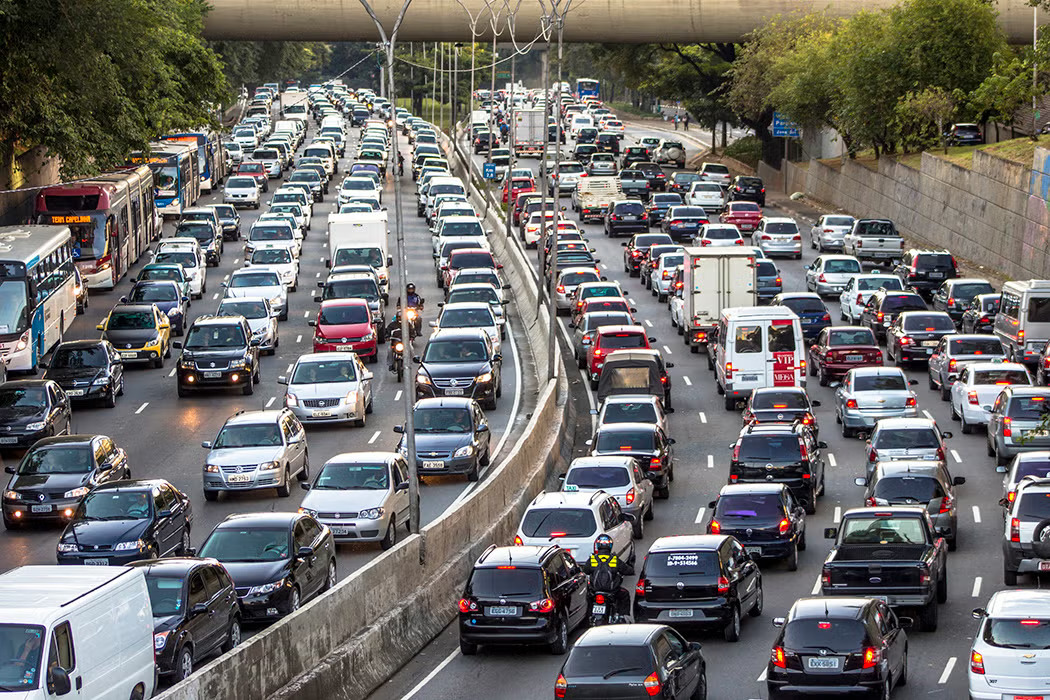
#> input picture images/traffic.jpg, 1050 x 700 px, found by its file name
$ python vehicle_detection.py
#> lines starting #> are read from the running program, lines starting #| are printed output that depends on the picture; after the words box and inside, x2 and y2 are one past the last pixel; in counts of white or black regions, pixels touching at a corner belong together
import cv2

img = cv2.imread("images/traffic.jpg")
#> img is the input picture: shape (700, 1050, 3); mean B, G, R 106.5, 108.3, 110.4
gray = cv2.cvtColor(img, cv2.COLOR_BGR2GRAY)
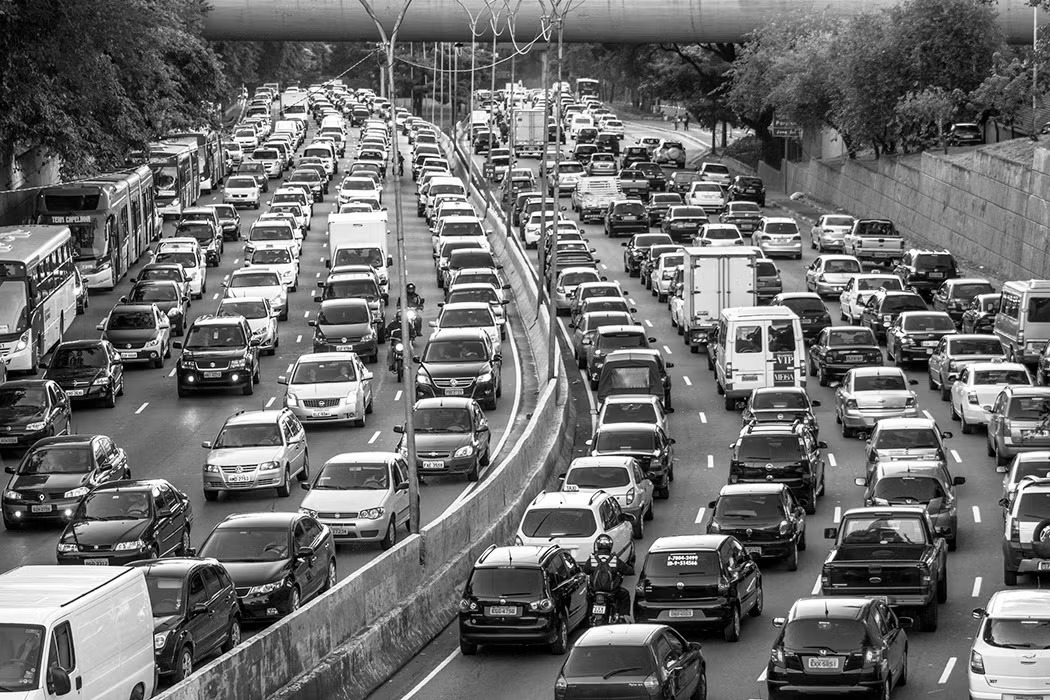
#> gray: shape (700, 1050); min 0, max 255, mean 108.7
blur = cv2.GaussianBlur(gray, (5,5), 1.4)
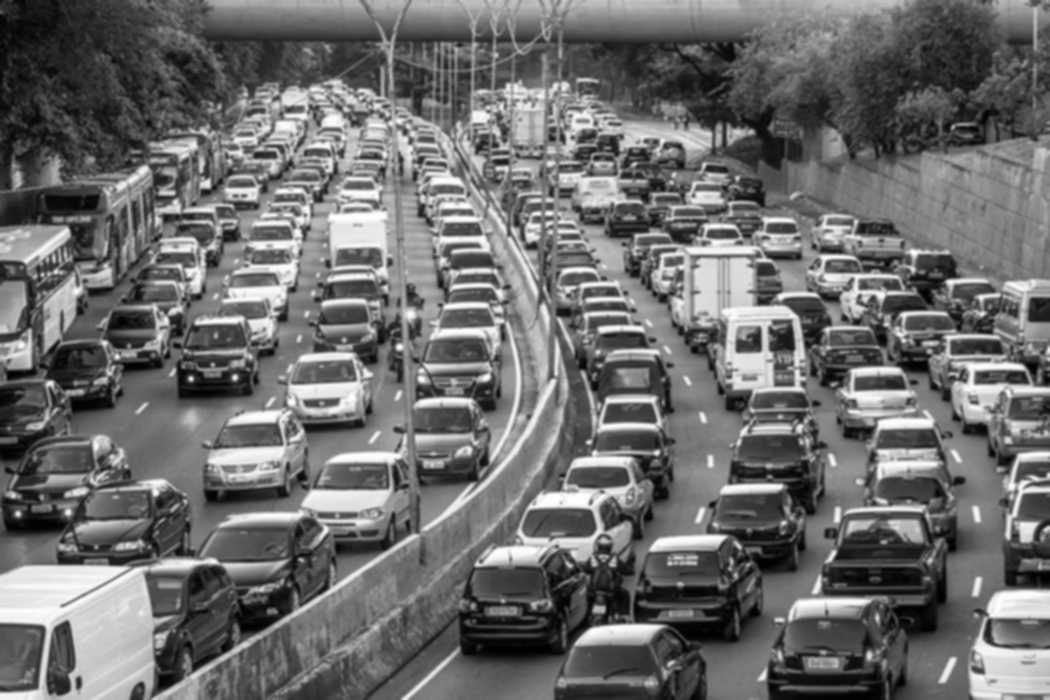
#> blur: shape (700, 1050); min 0, max 254, mean 108.7
edges = cv2.Canny(blur, 50, 150)
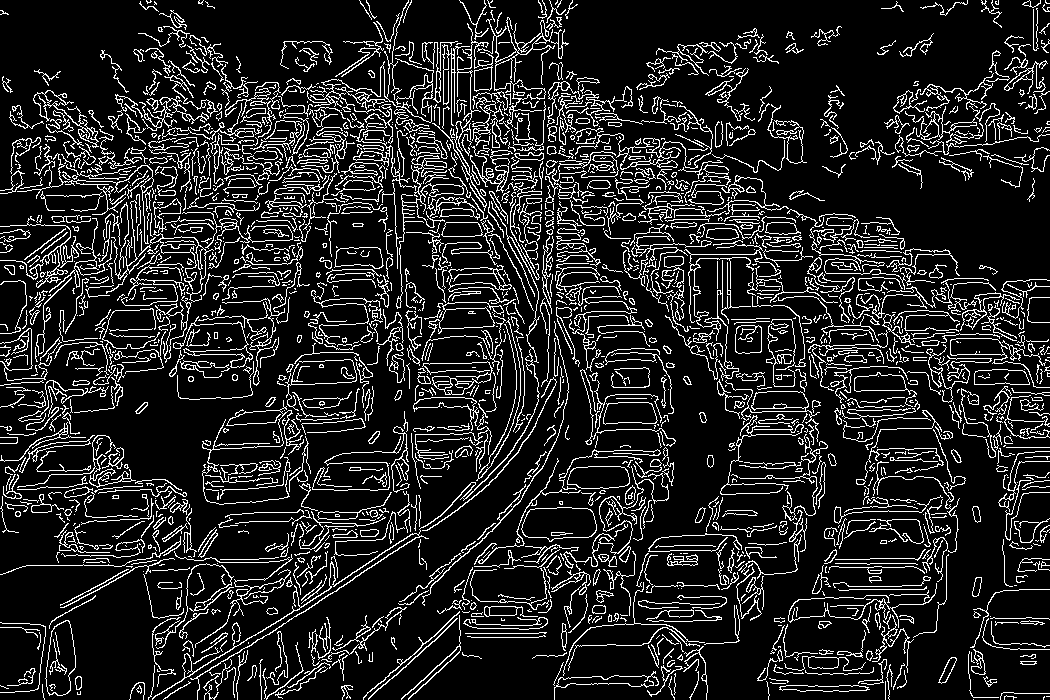
#> edges: shape (700, 1050); 13.9% white in thin lines or dots

contours, _ = cv2.findContours(edges, cv2.RETR_EXTERNAL, cv2.CHAIN_APPROX_SIMPLE)
#> contours = 1858 contours, 1478 with area under 20; largest, box (x1, y1, x2, y2) and area: (521, 507, 597, 542) 2048, (45, 620, 76, 696) 1677, (567, 466, 630, 489) 1194, (428, 302, 504, 338) 1027, (603, 402, 658, 425) 1002

vehicle_count = 0
for cnt in contours:
    x,y,w,h = cv2.boundingRect(cnt)
    if w > 30 and h > 30:
        vehicle_count += 1
        cv2.rectangle(img, (x,y), (x+w,y+h), (0,255,0), 2)
#> this loop made 1858 passes
#> (x, y, w, h) on passes 1, 3, 4, 5, 6, 7, 8, 9, 10, 11, 12, 13: (973, 699, 1, 1), (1043, 696, 2, 4), (1004, 695, 13, 5), (1000, 692, 50, 8), (77, 691, 4, 4), (779, 685, 91, 7), (341, 685, 12, 15), (136, 685, 6, 9), (0, 685, 9, 4), (204, 684, 15, 16), (42, 684, 3, 16), (770, 682, 16, 2)
#> (cnt, x, y, w, h) on passes 2, 15: ([[1046, 696], [1049, 696]], 1046, 696, 4, 1), ([[885, 681], [885, 699]], 885, 681, 1, 19)
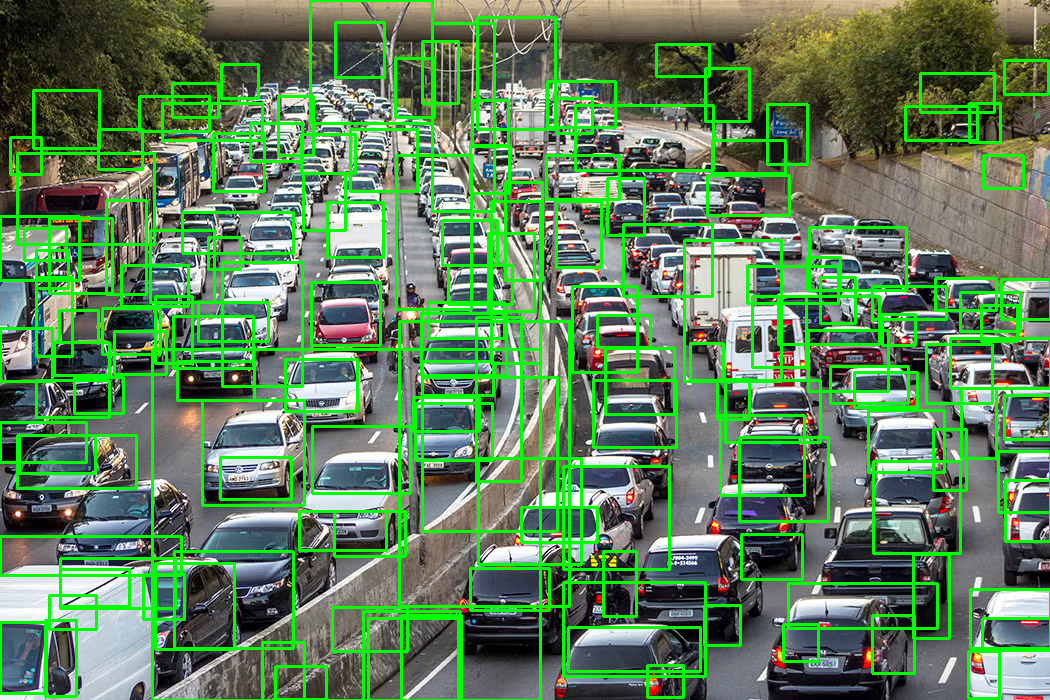
#> img: shape (700, 1050, 3); 14.7% of pixels changed, all inside (x1, y1, x2, y2) = (0, 0, 1050, 700)
#> after the loop, vehicle_count = 153

print("Estimated Vehicles:", vehicle_count)
#| Estimated Vehicles: 153

cv2.imshow("Vehicle Detection", img)
cv2.waitKey(0)
cv2.destroyAllWindows()
import time
start = time.time()

# processing code here

end = time.time()
print("Total Processing Time:", round(end-start,3),"seconds")

$ run again, with images/reference.jpg copied over images/traffic.jpg
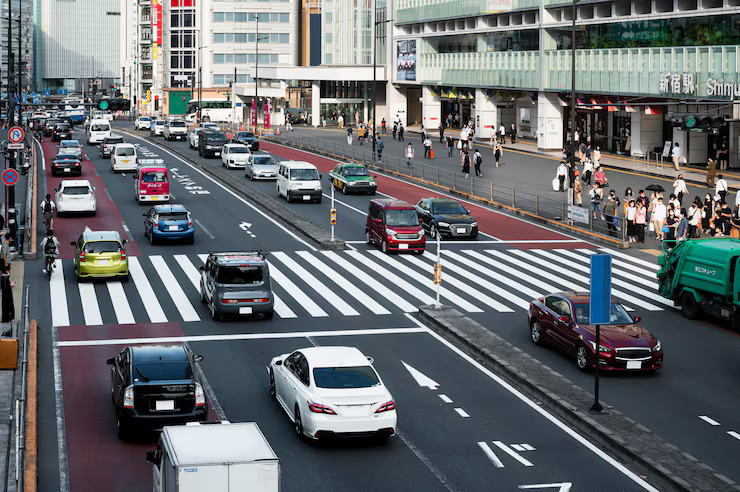
#> input picture images/reference.jpg, 740 x 492 px, found by its file name
#> img is the input picture: shape (492, 740, 3); mean B, G, R 113, 109.6, 105.8
#> `edges = cv2.Canny(blur, 50, 150)`:
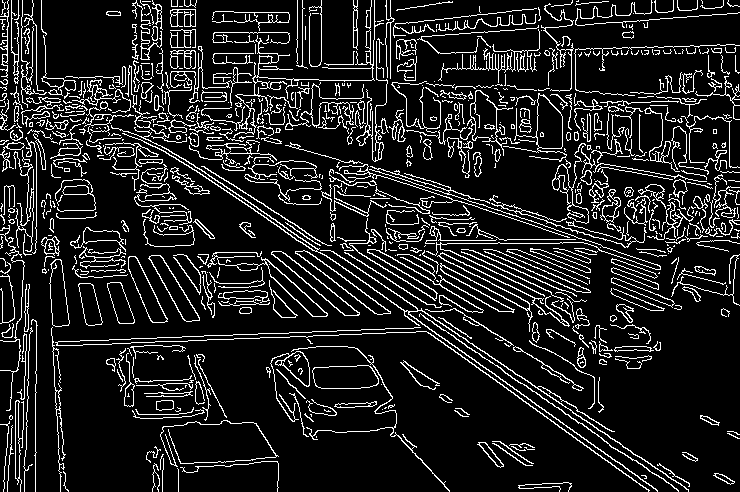
#> edges: shape (492, 740); 12.7% white in thin lines or dots
#> contours = 730 contours, 566 with area under 20; largest, box (x1, y1, x2, y2) and area: (312, 365, 379, 389) 1326, (503, 93, 567, 162) 1155, (148, 255, 200, 322) 1004, (271, 251, 360, 316) 1003, (467, 90, 513, 156) 998
#> the loop `for cnt in contours:` made 730 passes
#> (x, y, w, h) on passes 1, 2, 3, 4, 6, 7, 8, 9: (518, 482, 54, 10), (641, 475, 6, 4), (713, 473, 22, 12), (63, 471, 6, 21), (657, 463, 33, 24), (152, 463, 8, 29), (180, 461, 99, 31), (162, 458, 2, 34)
#> after the loop `for cnt in contours:`:
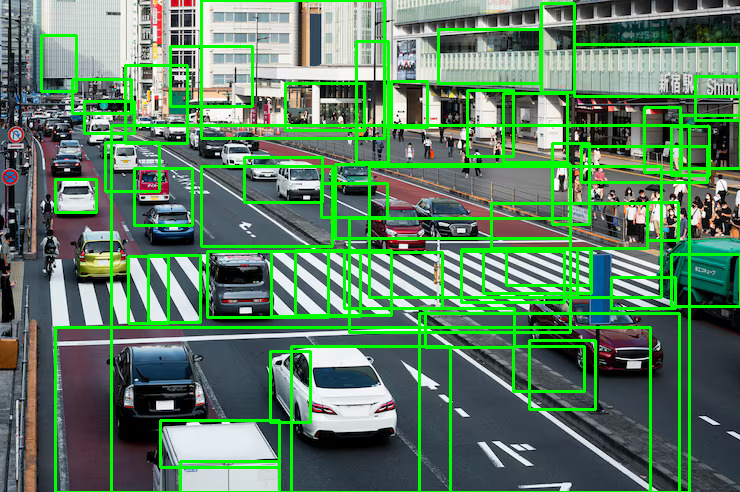
#> img: shape (492, 740, 3); 13.1% of pixels changed, all inside (x1, y1, x2, y2) = (40, 0, 740, 492)
#> after the loop `for cnt in contours:`: vehicle_count = 53
#| Estimated Vehicles: 53
